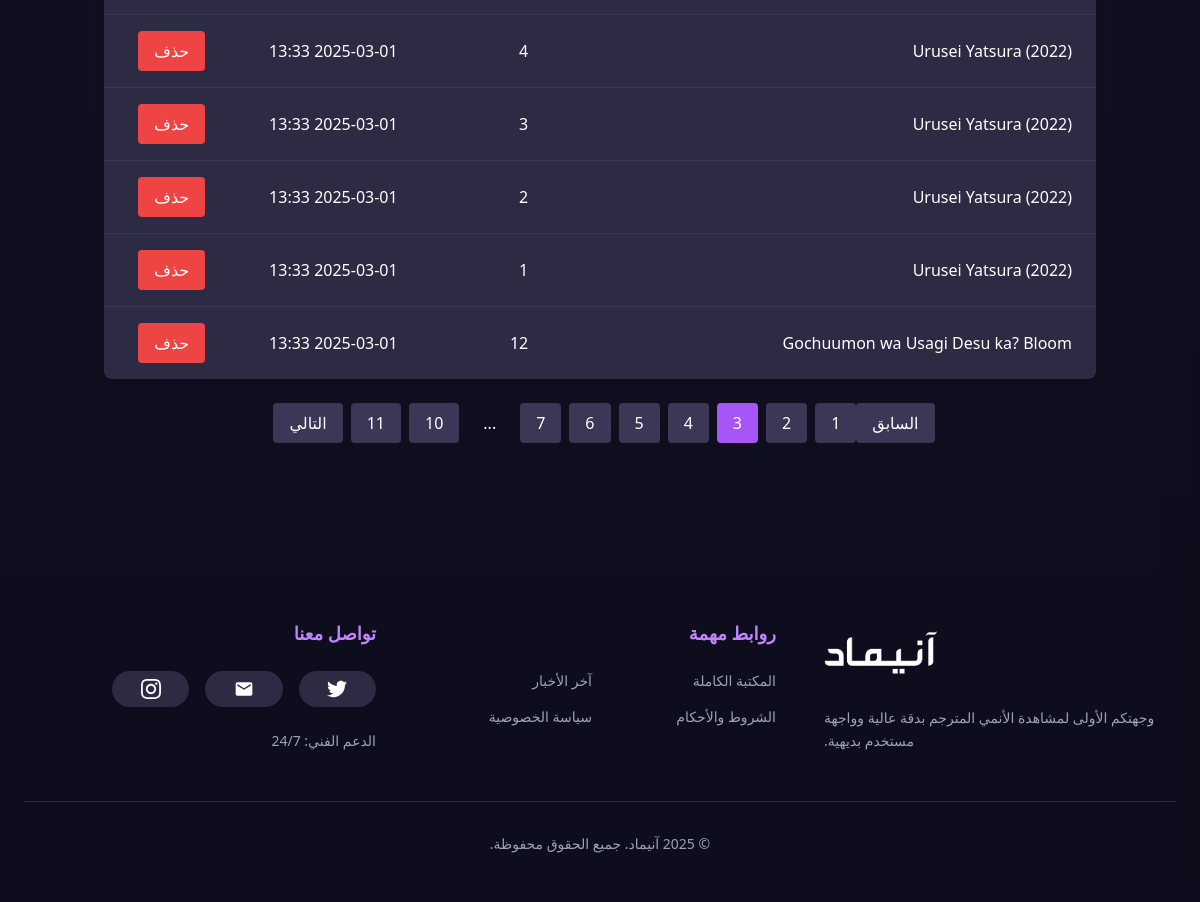
The page /admin/episodes?page=3 (signed in, lower part) on the database as committed earlier.
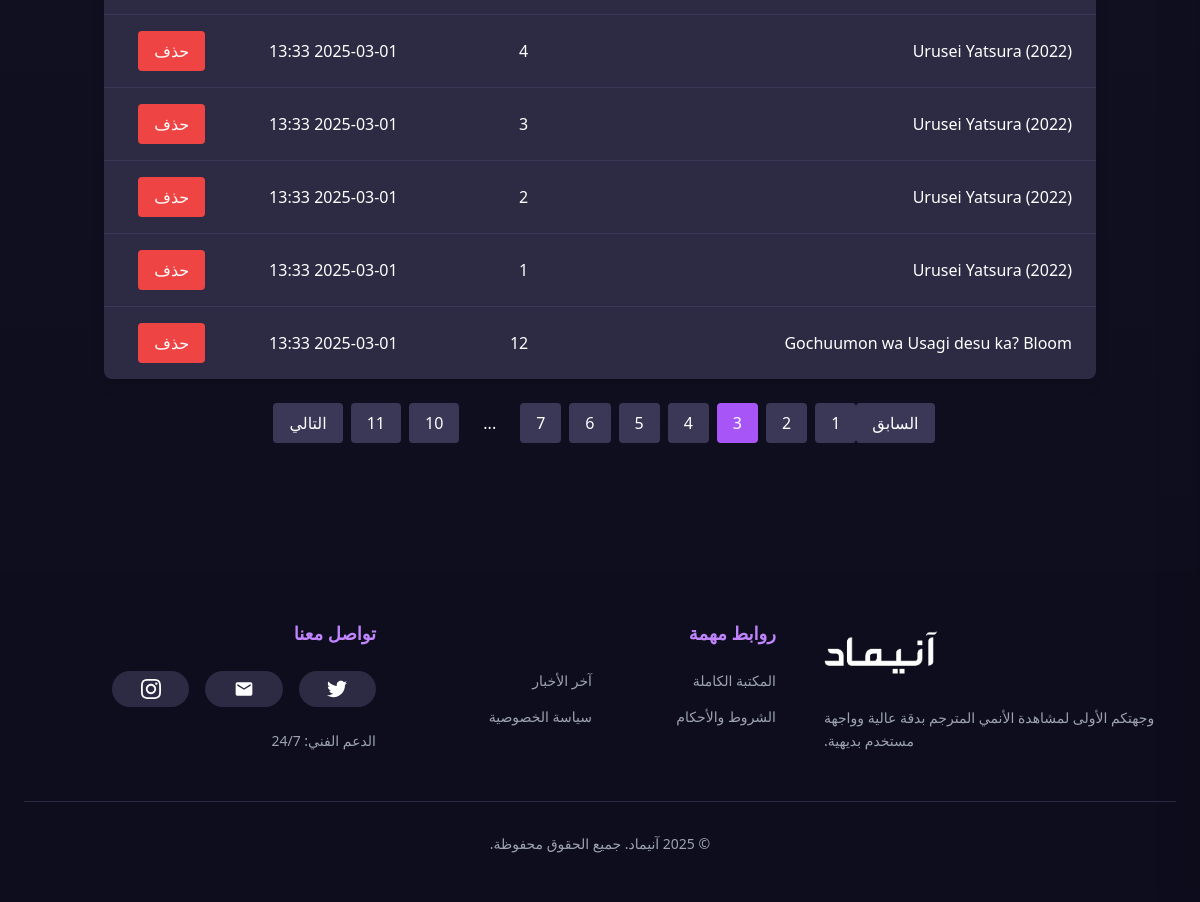
The same page on the database as committed later.
### models.py (models this page shows, shortened)
class Episode(db.Model):
    id = db.Column(db.Integer, primary_key=True)
    anime_id = db.Column(db.Integer, db.ForeignKey('anime.id'), nullable=False)
    episode_number = db.Column(db.Integer, nullable=False)
    episode_url = db.Column(db.String(255))
    created_at = db.Column(db.DateTime, default=datetime.utcnow)
    embeds = db.relationship('EpisodeEmbed', backref='episode', lazy=True)

class Anime(db.Model):
    id = db.Column(db.Integer, primary_key=True)
    title = db.Column(db.String(255), nullable=False)
    rating = db.Column(db.String(20))
    rating_ar = db.Column(db.String(50), nullable=True)
    quality = db.Column(db.String(10))
    episode_count = db.Column(db.Integer)
    type = db.Column(db.String(50))
    type_ar = db.Column(db.String(50), nullable=True)
    duration = db.Column(db.String(20))
    duration_ar = db.Column(db.String(50), nullable=True)
    description = db.Column(db.Text)
    description_ar = db.Column(db.Text, nullable=True)
    japanese_title = db.Column(db.String(255))
    synonyms = db.Column(db.String(255))
    aired = db.Column(db.String(255))
    aired_ar = db.Column(db.String(255), nullable=True)
    premiered = db.Column(db.String(50))
    premiered_ar = db.Column(db.String(50), nullable=True)
    status = db.Column(db.String(50))
    status_ar = db.Column(db.String(50), nullable=True)
    mal_score = db.Column(db.Float)
    genres = db.Column(db.String(255))
    genres_ar = db.Column(db.String(255), nullable=True)
    studios = db.Column(db.String(255))
    producers = db.Column(db.String(255))
    poster_image = db.Column(db.String(255))
    portrait_image = db.Column(db.String(255))
    created_at = db.Column(db.DateTime, default=datetime.utcnow)
    episodes = db.relationship('Episode', backref='anime', lazy=True)
    comments = db.relationship('Comment', backref='anime', lazy=True)
    is_spotlight = db.Column(db.Boolean, default=False)
    mal_id = db.Column(db.Integer)

### app.py (the view)
@bp.route('/admin/episodes')
@login_required
@admin_required
def manage_episodes():
    page = request.args.get('page', 1, type=int)
    episodes = Episode.query.order_by(Episode.created_at.desc()).paginate(page=page, per_page=50)
    return render_template('admin/episodes.html', episodes=episodes)

### app.py (called while the page is built)
def admin_required(f):
    @wraps(f)
    def decorated_function(*args, **kwargs):
        if not current_user.is_authenticated or current_user.role != 'admin':
            abort(403)
        return f(*args, **kwargs)
    return decorated_function

@bp.app_template_filter('datetimeformat')
def datetimeformat(value, format='%Y-%m-%d %H:%M'):
    if value is None:
        return ""
    return value.strftime(format)

### app_factory.py (called while the page is built)
def create_app():
    app = Flask(__name__, instance_relative_config=True)
    app.config.from_object(Config)  # Load configuration from Config class
    app.config['UPLOAD_FOLDER'] = os.path.join(app.root_path, 'static', 'uploads')
    if not os.path.exists(app.config['UPLOAD_FOLDER']):
        os.makedirs(app.config['UPLOAD_FOLDER'])
    db.init_app(app)
    migrate.init_app(app, db)
    login_manager.init_app(app)
    csrf.init_app(app)
    cache.init_app(app)
    mail.init_app(app)  # Initialize Flask-Mail
    with app.app_context():
        from models import User, Anime
    @login_manager.user_loader
    def load_user(user_id):
        return User.query.get(int(user_id))
    from app import bp
    app.register_blueprint(bp)
    return app

### templates/admin/episodes.html (shortened to what this page needs)
{% extends "base.html" %}
{% from "macros.html" import render_pagination %}
{% block content %}
<div class="container mx-auto px-4 py-8" dir="rtl">
    <div class="bg-[#2d2b44] rounded-lg shadow-lg overflow-x-auto">
        <table class="min-w-full">
            <tbody class="divide-y divide-[#3a3757]">
                {% for episode in episodes %}
                <tr>
                    <td class="px-6 py-4 text-white">{{ episode.anime.title }}</td>
                    <td class="px-6 py-4 text-white">{{ episode.episode_number }}</td>
                    <td class="px-6 py-4 text-white">{{ episode.created_at|datetimeformat }}</td>
                    <td class="px-6 py-4">
                        <form method="POST" action="{{ url_for('main.delete_episode', episode_id=episode.id) }}">
                            <button type="submit" class="bg-red-500 text-white px-4 py-2 rounded hover:bg-red-600">
                                حذف
                            </button>
                        </form>
                    </td>
                </tr>
                {% endfor %}
            </tbody>
        </table>
    </div>
    <div class="mt-6">
        {{ render_pagination(episodes) }}
    </div>
</div>
{% endblock %}

Rows that differ between the two databases and show on the page:
changed through a linked row, Episode: anime "Gochuumon wa Usagi Desu ka? Bloom" → "Gochuumon wa Usagi desu ka? Bloom"
